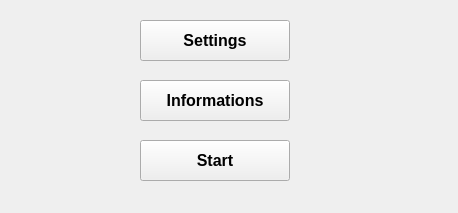
<?xml version="1.0" encoding="UTF-8"?>
<ui version="4.0">
 <class>Form</class>
 <widget class="QWidget" name="Form">
  <property name="geometry">
   <rect>
    <x>0</x>
    <y>0</y>
    <width>458</width>
    <height>213</height>
   </rect>
  </property>
  <property name="minimumSize">
   <size>
    <width>458</width>
    <height>213</height>
   </size>
  </property>
  <property name="maximumSize">
   <size>
    <width>458</width>
    <height>213</height>
   </size>
  </property>
  <property name="windowTitle">
   <string>CNC_UI</string>
  </property>
  <widget class="QPushButton" name="setting_btn">
   <property name="geometry">
    <rect>
     <x>140</x>
     <y>20</y>
     <width>150</width>
     <height>41</height>
    </rect>
   </property>
   <property name="font">
    <font>
     <family>Arial</family>
     <pointsize>12</pointsize>
     <weight>75</weight>
     <bold>true</bold>
    </font>
   </property>
   <property name="text">
    <string>Settings</string>
   </property>
  </widget>
  <widget class="QPushButton" name="information_btn">
   <property name="geometry">
    <rect>
     <x>140</x>
     <y>80</y>
     <width>150</width>
     <height>41</height>
    </rect>
   </property>
   <property name="font">
    <font>
     <family>Arial</family>
     <pointsize>12</pointsize>
     <weight>75</weight>
     <bold>true</bold>
    </font>
   </property>
   <property name="text">
    <string>Informations</string>
   </property>
  </widget>
  <widget class="QPushButton" name="start_btn">
   <property name="geometry">
    <rect>
     <x>140</x>
     <y>140</y>
     <width>150</width>
     <height>41</height>
    </rect>
   </property>
   <property name="font">
    <font>
     <family>Arial</family>
     <pointsize>12</pointsize>
     <weight>75</weight>
     <bold>true</bold>
    </font>
   </property>
   <property name="text">
    <string>Start</string>
   </property>
  </widget>
 </widget>
 <resources/>
 <connections/>
</ui>
